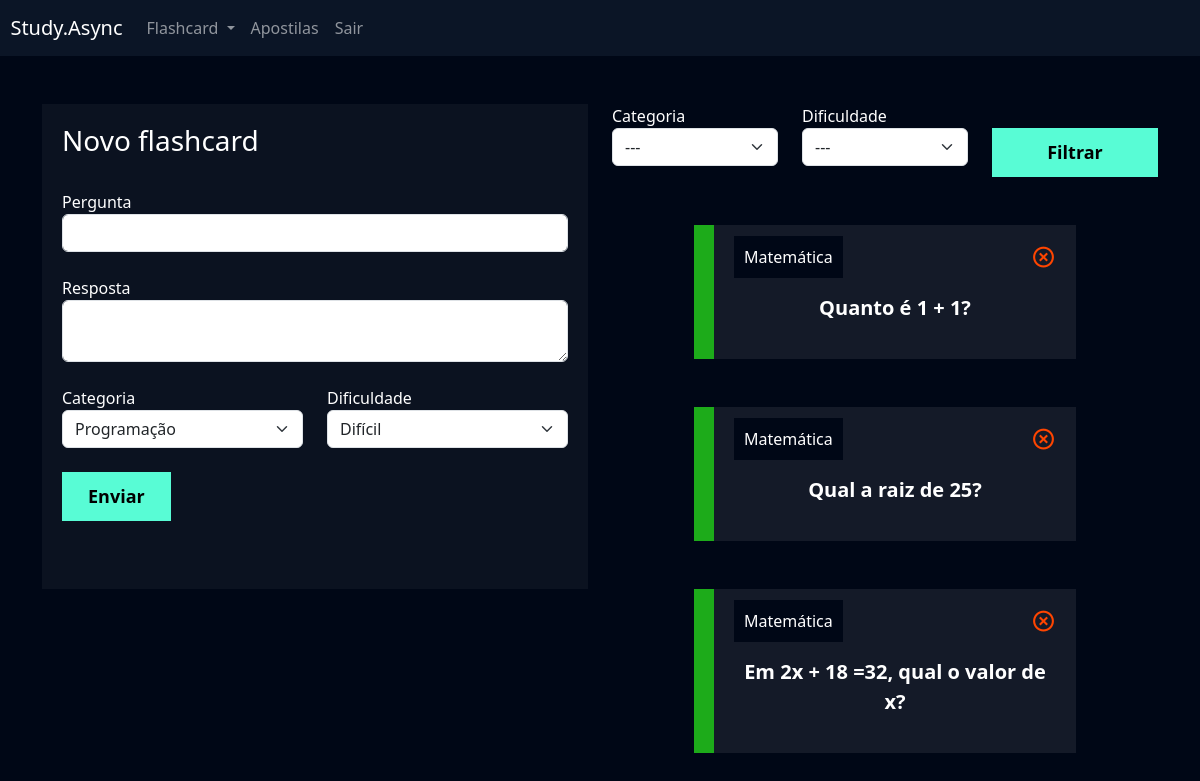
/flashcards/new_flashcard/ (signed in), run on the app's committed database.
### flashcards/models.py (models this page shows, shortened)
class FlashCard(models.Model):
    DIFFICULTY_CHOICES = (('D', 'Difícil'), ('M', 'Médio'), ('F', 'Fácil'))
    user = models.ForeignKey(User, on_delete=models.DO_NOTHING)
    question = models.CharField(max_length=100)
    response = models.TextField()
    category = models.ForeignKey(Category, on_delete=models.DO_NOTHING)
    difficulty = models.CharField(max_length=1, choices=DIFFICULTY_CHOICES)
    created_at = models.DateTimeField(auto_now_add=True)
    updated_at = models.DateTimeField(auto_now=True)
    @property
    def css_challenge(self):
        if self.difficulty == 'F':
            return 'flashcard-facil'
        elif self.difficulty == 'M':
            return 'flashcard-medio'
        elif self.difficulty == 'D':
            return 'flashcard-dificil'

class Category(models.Model):
    name = models.CharField(max_length=20)
    created_at = models.DateTimeField(auto_now_add=True)
    updated_at = models.DateTimeField(auto_now=True)
    def __str__(self):
        return self.name

### flashcards/views.py (the view, shortened to what this page needs)
# urls.py: path('new_flashcard/', views.create_flashcard, name='new_flashcard'),
@login_required
def create_flashcard(request):
    if request.method == 'GET':
        flashcards = FlashCard.objects.filter(user=request.user)
        categories = Category.objects.all()
        difficulties = FlashCard.DIFFICULTY_CHOICES
        filter_category = request.GET.get('category')
        filter_difficulty = request.GET.get('difficulty')
        if filter_category:
            flashcards = flashcards.filter(category_id=filter_category)
        if filter_difficulty:
            flashcards = flashcards.filter(difficulty=filter_difficulty)
        return render(
            request,
            'new_flashcard.html',
            {
                'categories': categories,
                'difficulties': difficulties,
                'flashcards': flashcards
            }
        )

### flashcards/templates/new_flashcard.html (shortened to what this page needs)
{% extends "base.html" %}
{% load static %}
{% block 'cabecalho' %}
  <link href="{% static 'users/css/create_user.css' %}" rel="stylesheet">
  <link href="https://unpkg.com/boxicons@2.1.4/css/boxicons.min.css" rel='stylesheet'>
  <link href="{% static 'flashcards/css/create_flashcard.css' %}" rel="stylesheet">
{% endblock 'cabecalho' %}
{% block 'conteudo' %}
  {% include "partials/header.html" %}
  <div class="container">
    <br>
    <br>
    <div class="row">
      <div class="col-md">
        <div class="box-form">
          <form action="{% url 'new_flashcard' %}" method="POST"> {% csrf_token %}
            <h3>Novo flashcard</h3>
            <br>
            <label>Pergunta</label>
            <input type="text" class="form-control" placeholder="" name="question">
            <br>
            <label>Resposta</label>
            <textarea class="form-control" name="response"></textarea>
            <br>
            <div class="row">
              <div class="col-md">
                <label for="">Categoria</label>
                <select class="form-select" name="category">
                  {% for category in categories %}
                    <option value="{{ category.id }}">{{ category.name }}</option>
                  {% endfor %}
                </select>
              </div>
              <div class="col-md">
                <label for="">Dificuldade</label>
                <select class="form-select" name="difficulty">
                  {% for difficulty in difficulties %}
                    <option value="{{ difficulty.0 }}">{{ difficulty.1 }}</option>
                  {% endfor %}
                </select>
              </div>
            </div>
            <br>
            <input type="submit" value="Enviar" class="btn-cadastro">
            <br>
            <br>
            <br>
          </form>
        </div>
      </div>
      <div class="col-md">
        <form action="{% url 'new_flashcard' %}" method="GET">
          <div class="row">
            <div class="col-md">
              <label for="">Categoria</label>
              <select class="form-select" name="category">
                <option value="">---</option>
              </select>
            </div>
            <div class="col-md">
              <label for="">Dificuldade</label>
              <select class="form-select" name="difficulty">
                <option value="">---</option>
              </select>
            </div>
            <div class="col-md">
              <br>
              <input type="submit" style="width: 100%" value="Filtrar" class="btn-cadastro">
            </div>
          </div>
        </form>
        <br>
        <br>
        {% for flashcard in flashcards %}
        <div class="box-new-flashcard" onclick="flip_card({{ flashcard.id }})">
            <div class="flashcard {{ flashcard.css_challenge }}">
              <div class="flashcard-categoria">
                {{ flashcard.category }}
              </div>
              <a href="{% url 'remove_flashcard' flashcard.id %}"><i class='icone-exit bx bx-x-circle'></i></a>
              <br>
              <br>
              <div class="flashcard-box-item">
                <p class="flashcard-item">{{ flashcard.question }}</p>
              </div>
            </div>
          </div>
          <br>
          <br>
        {% endfor %}
      </div>
    </div>
  </div>
{% endblock 'conteudo' %}

### templates/static/global/css/base.css (style rules this page uses)
:root { --main-color: #0b1526; --dark-color: #000716; --secondary-dark-color: rgb(15, 2, 26); --light-color: #00c1f3; --contrast-color: #f4c96b; --differential-color: #58fcd5; }
body { background-color: var(--dark-color) !important; color: white !important; }

### templates/static/users/css/create_user.css (style rules this page uses)
* { margin: 0; padding: 0; }
.box-form { padding: 20px; background-color: rgba(217,217,217, .05); color: white !important; }
.btn-cadastro { padding: 10px; background-color: #58fcd5; border: none; border: 1px solid #58fcd5; font-size: 18px; font-weight: bold; padding-left: 25px; padding-right: 25px; }

### templates/static/flashcards/css/create_flashcard.css (style rules this page uses)
.box-new-flashcard { width: 70%; margin: auto; }
.flashcard { background-color: rgba(255, 255, 255, .08); padding: 20px; }
.flashcard-box-item { text-align: center; }
.flashcard p { font-size: 20px; font-weight: bold; cursor: pointer; }
.flashcard-facil { border-left: 20px solid #1DAB1A; }
.flashcard-categoria { background-color: var(--dark-color); display: inline; padding: 10px; }
.icone-exit { float: right; font-size: 25px; color: orangered; }

### data on the page
FlashCard: category "Matemática", question "Quanto é 1 + 1?"
FlashCard: category "Matemática", question "Qual a raiz de 25?"
FlashCard: category "Matemática", question "Em 2x + 18 =32, qual o valor de x?"

### other printed values
form field category "Programação"
form field difficulty "Difícil"
